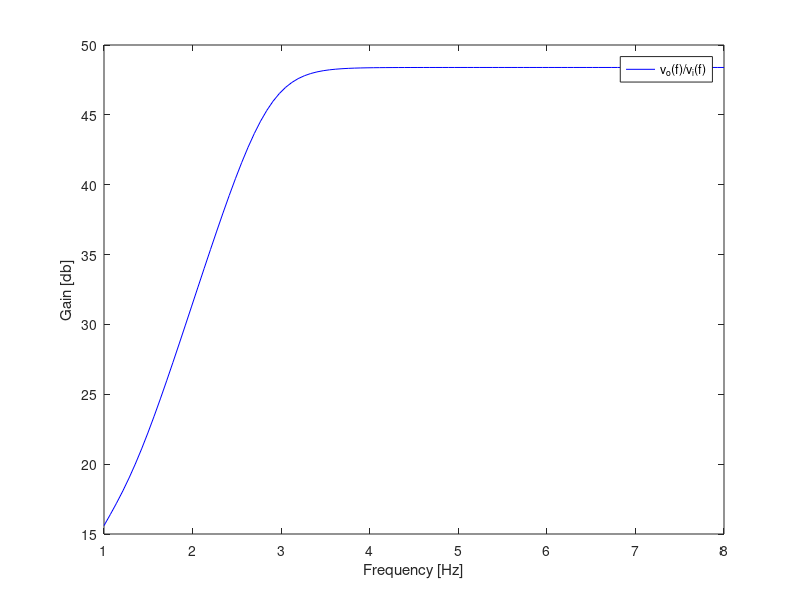
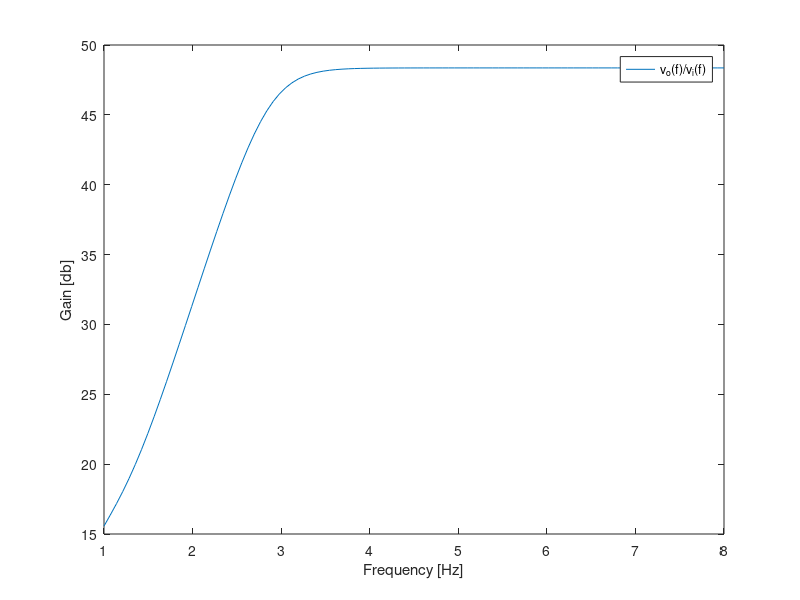

Reproduce these figures in MATLAB, in order.
clear
clc

i = complex(0,1);
f = logspace(1,8, 100);
w = 2*pi*f;

%-----alterar-----
C1 = 1e-06;
C2 = 1e-04;
RB1 = 80000;
RB2 = 20000;
RC1 = 1000;
RE1 = 100;
%-----------------

vin = 0.01;
VT=25e-3;
BFN=178.7;
VAFN=69.7;
VBEON=0.7;
VCC=12;
RS=100;

RB=1/(1/RB1+1/RB2);
VEQ=RB2/(RB1+RB2)*VCC;
IB1=(VEQ-VBEON)/(RB+(1+BFN)*RE1);
IC1=BFN*IB1;
IE1=(1+BFN)*IB1;
VE1=RE1*IE1;
VO1=VCC-RC1*IC1;
VCE=VO1-VE1;
gm1 = IC1/VT;
rpi1 = BFN/gm1;
ro1 = VAFN/IC1;
Zc1 = 1./(i*w*C1);
Zc2 = 1./(i*w*C2);
ZI1 = 1/(1/RB + 1/rpi1);
ZO1 = 1/(1/ro1 + 1/RC1);

for k=1:length(w)
A = [0,          -RB,            0,            0,               RS+RB;
    -RE1,      -Zc2(k),          0,       RE1 + Zc2(k),           0; 
    RE1 + ro1 + RC1, 0,        -ro1,        -RE1,                0;
    0,         gm1*rpi1,         1,            0,                 0;
    0,        RB+Zc1(k)+rpi1+Zc2(k), 0,     -Zc2(k),            -RB];

B = [vin; 0; 0; 0; 0];

X=linsolve(A,B);
  
voE(k) = abs(RC1 * X(1));
AV1(k) = voE(k)/vin;
end

AV1_db=20*log10(AV1);
fid1 = figure ();
plot (log10(f), AV1_db, "b");
legend("v_o(f)/v_i(f)");
xlabel ("Frequency [Hz]");
ylabel ("Gain [db]");
print (fid1, "Gain1.eps", "-depsc");

%ouput stage
BFP = 227.3;
VAFP = 37.2;
RE2 = 100;
VEBON = 0.7;
VI2 = VO1;
IE2 = (VCC-VEBON-VI2)/RE2;
IC2 = BFP/(BFP+1)*IE2;
VO2 = VCC - RE2*IE2;

gm2 = IC2/VT;
go2 = IC2/VAFP;
gpi2 = gm2/BFP;
ge2 = 1/RE2;
ro2 = 1/go2;
rpi2 = 1/gpi2;

for k=1:length(w)
A2 = [rpi2+RE2,   -RE2,     0;
      gm2*rpi2,     0,      1; 
       -RE2,     RE2+ro2, -ro2];

B2 = [voE(k); 0; 0];

X2=linsolve(A2,B2);
vo2(k) = abs((X2(1)-X2(2))*RE2);
AV2(k) = vo2(k)/voE(k);
end


ZI2 = (gm2+gpi2+go2+ge2)/gpi2/(gpi2+go2+ge2);
ZO2 = 1/(gm2+gpi2+go2+ge2);
ZO = 1/(gm2*(rpi2/(rpi2+ZO1))+(1/(rpi2+ZO1))+go2+ge2);
AV = AV1.*AV2;
AV_db=20*log10(AV);

fid2 = figure ();
plot (log10(f), AV_db);
legend("v_o(f)/v_i(f)");
xlabel ("Frequency [Hz]");
ylabel ("Gain [db]");
print (fid2, "Gain2.eps", "-depsc");


k = 1;
while 3 < ((max(AV_db) - AV_db(k)))
    k = k + 1;
end
lowerCutoffFreq = f(k);
bandwidth = 10e6 - lowerCutoffFreq;

cost = 1e-3*(RE1 + RC1 + RB1 + RB2 + RE2) + 1e6*(C1 + C2) + 2*0.1;
Merit = (max(AV) * bandwidth)/(cost * lowerCutoffFreq)

